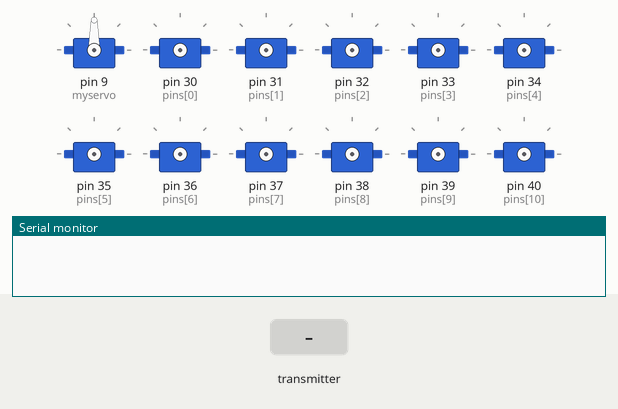
Recording of a sketch running on a simulated Arduino Mega 2560, built with avr-gcc and run on an emulated ATmega2560. Parts: 12 × servo, the last lines printed to the serial monitor. Wiring (inferred from the names in the program): 10 × servo: signal pin 30 / signal pin 31 / signal pin 32 / signal pin 33 / signal pin 34 / signal pin 35 / signal pin 36 / signal pin 37 / signal pin 38 / signal pin 39. The inputs (shaded band) are chosen by the test bench. No radio packets arrive unless stated; servo pulses on a pin are drawn as a servo (544–2400 µs = 0–180°).

Above: at 1.2 s.
1.3 s: the transmitter starts sending value.0 = 0
At 2.4 s:
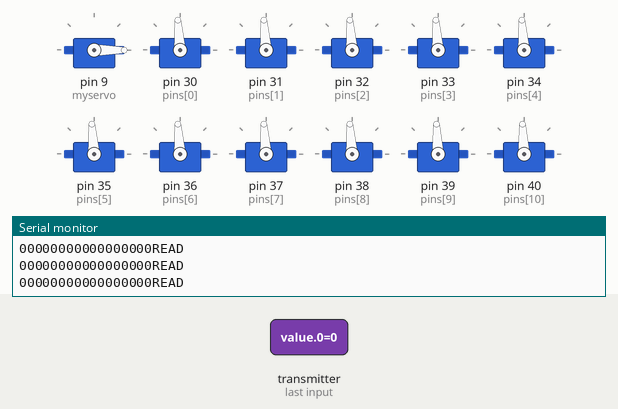
4.3 s: the transmitter starts sending value.1 = 256
7.3 s: the transmitter starts sending value.2 = 256
10.3 s: the transmitter starts sending value.3 = 256
Timing chart, 0 to 13.3 s (numbered marks = the images above; inputs shaded):
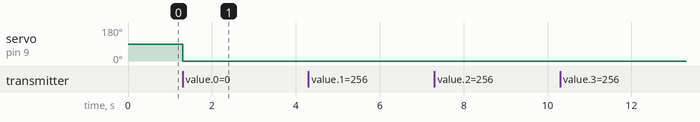

The sketch:

receiver.ino
```cpp
#include <SPI.h>
#include <nRF24L01.h>
#include <RF24.h>
#include <Servo.h>

Servo myservo;

RF24 radio(7, 8); // CE, CSN

const byte address[6] = "00001";
const int pins[16] = {30, 31, 32, 33, 34, 35, 36, 37, 38, 39, 40, 41, 42, 43, 44, 45};

void setup() {
  Serial.begin(9600);
  radio.begin();
  radio.openReadingPipe(0, address);
  radio.setPALevel(RF24_PA_MIN);
  radio.startListening();
  for (int i = 30; i < 46; i++) {
    pinMode(i, OUTPUT);
  }
  myservo.attach(9);
}

void loop() {
  if (radio.available()) {
      int value[17];
      radio.read(&value, sizeof(value));
      Serial.println("READ");
      for (int i = 0; i <= 16; i++) {
        Serial.print(value[i]);
      }
      for (int i = 1; i <= 16; i++) {
        if(value[i] == 1) {
          digitalWrite(pins[i-1], LOW);
        } else if(value[i] == 0) {
          digitalWrite(pins[i-1], HIGH);
        }
      }
      // which index to servo?
      myservo.write(value[0]);

  } else {
    for (int i = 1; i <= 16; i++) {
      digitalWrite(pins[i-1], LOW);
    }
  }
}
```

Measured:
- after the input at 1.3 s, servo on pin 9 (myservo): 90° → 0° at once
